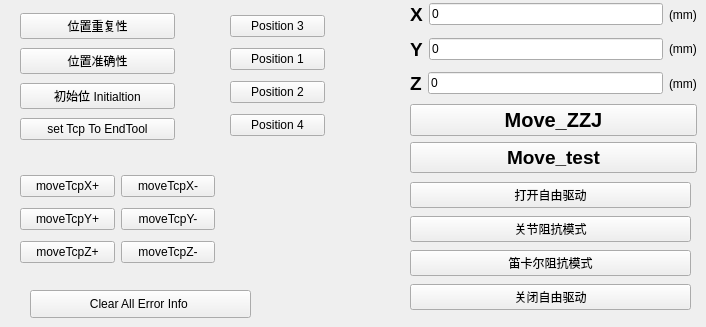
     <widget class="QWidget" name="tab_2">
      <attribute name="title">
       <string>Diana Test</string>
      </attribute>
      <widget class="QWidget" name="layoutWidget">
       <property name="geometry">
        <rect>
         <x>410</x>
         <y>0</y>
         <width>287</width>
         <height>173</height>
        </rect>
       </property>
       <layout class="QVBoxLayout" name="verticalLayout_4">
        <item>
         <layout class="QVBoxLayout" name="verticalLayout_3">
          <item>
           <layout class="QHBoxLayout" name="horizontalLayout">
            <item>
             <widget class="QLabel" name="label_2">
              <property name="font">
               <font>
                <pointsize>14</pointsize>
                <weight>75</weight>
                <bold>true</bold>
               </font>
              </property>
              <property name="text">
               <string>X</string>
              </property>
             </widget>
            </item>
            <item>
             <widget class="QLineEdit" name="lineEdit_X">
              <property name="text">
               <string>0</string>
              </property>
             </widget>
            </item>
            <item>
             <widget class="QLabel" name="label">
              <property name="text">
               <string>(mm)</string>
              </property>
             </widget>
            </item>
           </layout>
          </item>
          <item>
           <layout class="QHBoxLayout" name="horizontalLayout_2">
            <item>
             <widget class="QLabel" name="label_3">
              <property name="font">
               <font>
                <pointsize>14</pointsize>
                <weight>75</weight>
                <bold>true</bold>
               </font>
              </property>
              <property name="text">
               <string>Y</string>
              </property>
             </widget>
            </item>
            <item>
             <widget class="QLineEdit" name="lineEdit_Y">
              <property name="text">
               <string>0</string>
              </property>
             </widget>
            </item>
            <item>
             <widget class="QLabel" name="label_4">
              <property name="text">
               <string>(mm)</string>
              </property>
             </widget>
            </item>
           </layout>
          </item>
          <item>
           <layout class="QHBoxLayout" name="horizontalLayout_3">
            <item>
             <widget class="QLabel" name="label_5">
              <property name="font">
               <font>
                <pointsize>14</pointsize>
                <weight>75</weight>
                <bold>true</bold>
               </font>
              </property>
              <property name="text">
               <string>Z</string>
              </property>
             </widget>
            </item>
            <item>
             <widget class="QLineEdit" name="lineEdit_Z">
              <property name="text">
               <string>0</string>
              </property>
             </widget>
            </item>
            <item>
             <widget class="QLabel" name="label_6">
              <property name="text">
               <string>(mm)</string>
              </property>
             </widget>
            </item>
           </layout>
          </item>
         </layout>
        </item>
        <item>
         <widget class="QPushButton" name="pushButton_MoveZZJ">
          <property name="font">
           <font>
            <pointsize>15</pointsize>
            <weight>75</weight>
            <bold>true</bold>
           </font>
          </property>
          <property name="text">
           <string>Move_ZZJ</string>
          </property>
         </widget>
        </item>
        <item>
         <widget class="QPushButton" name="pushButton_MoveTest">
          <property name="font">
           <font>
            <pointsize>14</pointsize>
            <weight>75</weight>
            <bold>true</bold>
           </font>
          </property>
          <property name="text">
           <string>Move_test</string>
          </property>
         </widget>
        </item>
       </layout>
      </widget>
      <widget class="QWidget" name="layoutWidget">
       <property name="geometry">
        <rect>
         <x>410</x>
         <y>180</y>
         <width>281</width>
         <height>135</height>
        </rect>
       </property>
       <layout class="QVBoxLayout" name="verticalLayout_5">
        <item>
         <widget class="QPushButton" name="pushButton_openFreeDriving">
          <property name="text">
           <string>打开自由驱动</string>
          </property>
         </widget>
        </item>
        <item>
         <widget class="QPushButton" name="pushButton_JointImpendance">
          <property name="text">
           <string>关节阻抗模式</string>
          </property>
         </widget>
        </item>
        <item>
         <widget class="QPushButton" name="pushButton_CartImpendance">
          <property name="text">
           <string>笛卡尔阻抗模式</string>
          </property>
         </widget>
        </item>
        <item>
         <widget class="QPushButton" name="pushButton_closeFreeDriving">
          <property name="text">
           <string>关闭自由驱动</string>
          </property>
         </widget>
        </item>
       </layout>
      </widget>
      <widget class="QPushButton" name="pushButton_cleanErrorInfo">
       <property name="geometry">
        <rect>
         <x>30</x>
         <y>290</y>
         <width>221</width>
         <height>28</height>
        </rect>
       </property>
       <property name="text">
        <string>Clear All Error Info </string>
       </property>
      </widget>
      <widget class="QWidget" name="layoutWidget">
       <property name="geometry">
        <rect>
         <x>20</x>
         <y>10</y>
         <width>155</width>
         <height>135</height>
        </rect>
       </property>
       <layout class="QVBoxLayout" name="verticalLayout_9">
        <item>
         <widget class="QPushButton" name="pushButton_PosRepeaibility">
          <property name="text">
           <string>位置重复性</string>
          </property>
         </widget>
        </item>
        <item>
         <widget class="QPushButton" name="pushButton_PosAccuracy">
          <property name="text">
           <string>位置准确性</string>
          </property>
         </widget>
        </item>
        <item>
         <widget class="QPushButton" name="pushButton_Initial">
          <property name="text">
           <string>初始位 Initialtion</string>
          </property>
         </widget>
        </item>
        <item>
         <widget class="QPushButton" name="pushButton_setTcp">
          <property name="text">
           <string>set Tcp To EndTool</string>
          </property>
         </widget>
        </item>
       </layout>
      </widget>
      <widget class="QWidget" name="layoutWidget">
       <property name="geometry">
        <rect>
         <x>230</x>
         <y>10</y>
         <width>95</width>
         <height>135</height>
        </rect>
       </property>
       <layout class="QVBoxLayout" name="verticalLayout_10">
        <item>
         <widget class="QPushButton" name="pushButton_4">
          <property name="text">
           <string>Position 3</string>
          </property>
         </widget>
        </item>
        <item>
         <widget class="QPushButton" name="pushButton_1">
          <property name="text">
           <string>Position 1</string>
          </property>
         </widget>
        </item>
        <item>
         <widget class="QPushButton" name="pushButton_2">
          <property name="text">
           <string>Position 2</string>
          </property>
         </widget>
        </item>
        <item>
         <widget class="QPushButton" name="pushButton_3">
          <property name="text">
           <string>Position 4</string>
          </property>
         </widget>
        </item>
       </layout>
      </widget>
      <widget class="QWidget" name="layoutWidget">
       <property name="geometry">
        <rect>
         <x>20</x>
         <y>170</y>
         <width>195</width>
         <height>100</height>
        </rect>
       </property>
       <layout class="QGridLayout" name="gridLayout">
        <item row="0" column="0">
         <widget class="QPushButton" name="pushButton_moveTcpXplus">
          <property name="text">
           <string>moveTcpX+</string>
          </property>
         </widget>
        </item>
        <item row="0" column="1">
         <widget class="QPushButton" name="pushButton_moveTcpXplus_2">
          <property name="text">
           <string>moveTcpX-</string>
          </property>
         </widget>
        </item>
        <item row="1" column="0">
         <widget class="QPushButton" name="pushButton_6">
          <property name="text">
           <string>moveTcpY+</string>
          </property>
         </widget>
        </item>
        <item row="1" column="1">
         <widget class="QPushButton" name="pushButton_8">
          <property name="text">
           <string>moveTcpY-</string>
          </property>
         </widget>
        </item>
        <item row="2" column="0">
         <widget class="QPushButton" name="pushButton_7">
          <property name="text">
           <string>moveTcpZ+</string>
          </property>
         </widget>
        </item>
        <item row="2" column="1">
         <widget class="QPushButton" name="pushButton_9">
          <property name="text">
           <string>moveTcpZ-</string>
          </property>
         </widget>
        </item>
       </layout>
      </widget>
     </widget>
